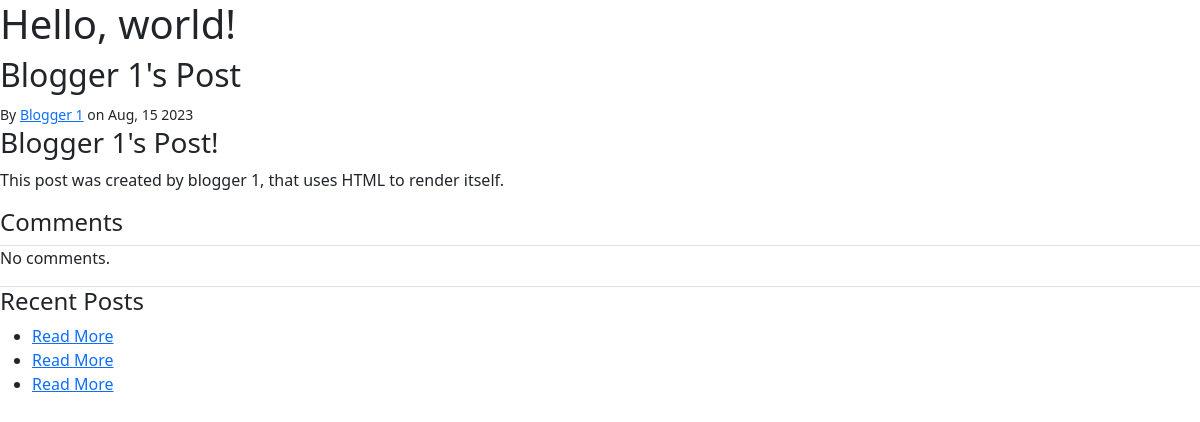
The app's page /post/blogger-1s-post/, older data.
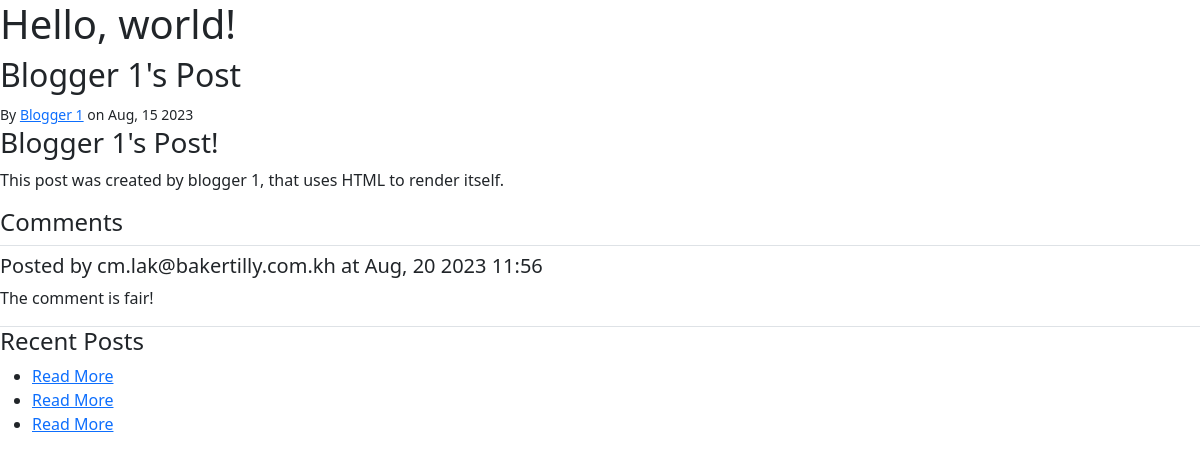
The same page, newer data.
### blog/models.py (models this page shows, shortened)
class Post(models.Model):
    author = models.ForeignKey(settings.AUTH_USER_MODEL,on_delete=models.PROTECT)
    created_at = models.DateTimeField(auto_now_add=True)
    modified_at = models.DateTimeField(auto_now=True)
    published_at = models.DateTimeField(blank=True, null=True)
    title = models.TextField(max_length=100)
    slug = models.SlugField()
    summary = models.TextField(max_length=500)
    content = models.TextField()
    tags = models.ManyToManyField(Tag, related_name="posts")
    comments = GenericRelation(Comment)

class Comment(models.Model):
	creator = models.ForeignKey(settings.AUTH_USER_MODEL,on_delete=models.CASCADE)
	content = models.TextField()
	content_type = models.ForeignKey(ContentType,on_delete=models.CASCADE)
	object_id = models.PositiveIntegerField()
	content_object = GenericForeignKey("content_type","object_id")
	created_at = models.DateTimeField(auto_now_add=True)
	modified_at = models.DateTimeField(auto_now=True)

### blog/views.py (the view)
# urls.py: path("post/<slug>/", blog.views.post_detail, name="blog-post-detail") ,
def post_detail(request, slug):
    post = get_object_or_404(Post, slug=slug)
    if request.user.is_active:
        if request.method == "POST":
            comment_form = CommentForm(request.POST)
            if comment_form.is_valid():
                comment = comment_form.save(commit=False)
                comment.content_object = post
                comment.creator = request.user
                comment.save()
                return redirect(request.path_info)
        else:
            comment_form = CommentForm()
    else:
        comment_form = None
    return render(request, "blog/post-detail.html", {"post": post,"comment_form": comment_form})

### blog/templatetags/blog_extras.py (called while the page is built)
@register.filter
def author_details(author, current_user=None):
    if not isinstance(author, user_model):
        return ""
    if author == current_user:
        return format_html("<strong>me</strong>")
    if author.first_name and author.last_name:
        name = f"{author.first_name} {author.last_name}"
    else:
        name = f"{author.username}"
    if author.email:
        prefix = format_html('<a href="mailto:{}">',author.email)
        suffix = format_html("</a>")
    else:
        prefix = ""
        suffix = ""
    return format_html('{}{}{}', prefix, name, suffix)

@register.simple_tag
def row(extra_classes=''):
    return format_html('<div class="row {}">', extra_classes)

@register.simple_tag
def endrow():
    return format_html("</div>")

@register.simple_tag
def col(extra_classes=''):
    return format_html('<div class="col {}">',extra_classes)

@register.simple_tag
def endcol():
    return format_html('</div>')

@register.inclusion_tag("blog/post-list.html")
def recent_posts(post):
    posts = Post.objects.exclude(pk=post.pk)[:5]
    return {"title": "Recent Posts", "posts": posts}

### templates/blog/post-detail.html
{% extends "base.html" %}
{% load blog_extras %}
{% block content %}
<h2>{{ post.title }}</h2>
{% row %}
    <div class="col">
        {% include "blog/post-byline.html" %}
    </div>
{% endrow %}
{% row %}
    <div class="col">
        {{ post.content|safe }}
    </div>
{% endrow %}
{% include "blog/post-comments.html" %}
{% row %}
    {% col %}
        {% recent_posts post %}
    {% endcol %}
{% endrow %}
{% endblock %}

### templates/base.html (shortened to what this page needs)
<!doctype html>
	<html lang="en">
		<head>
			<link
			href="https://cdn.jsdelivr.net/npm/bootstrap@5.0.2/dist/css/bootstrap.min.css"
            rel="stylesheet"
>
		</head>
		<body>
			<h1>Hello, world!</h1>
			{% block content %}
			{% endblock %}
		</body>
	</html>

### templates/blog/post-byline.html
{% load blog_extras %}
<small>
    By {{ post.author|author_details:request.user }} on {{post.published_at|date:"M, d Y" }}
</small>

### templates/blog/post-comments.html (shortened to what this page needs)
{% load blog_extras %}
{% load blog_extras crispy_forms_tags %}
<h4>Comments</h4>
{% for comment in post.comments.all %}
{% row "border-top pt-2" %}
    {% col %}
        <h5>Posted by {{ comment.creator }} at {{comment.created_at|date:"M, d Y h:i" }}</h5>
    {% endcol %}
{% endrow %}
{% row "border-bottom" %}
    {% col %}
        <p>{{ comment.content }}</p>
    {% endcol %}
{% endrow %}
{% empty %}
{% row "border-top border-bottom" %}
    {% col %}
        <p>No comments.</p>
    {% endcol %}
{% endrow %}
{% endfor %}

### templates/blog/post-list.html
<h4>{{ title }}</h4>
<ul>
{% for post in posts %}
    <li><a href="{% url "blog-post-detail" post.slug %}">Read More</a></li>
{% endfor %}
</ul>

Row changes from the older to the newer data that the page shows:
added Comment: creator "cm.lak@bakertilly.com.kh", created_at "Aug, 20 2023 11:56", content "The comment is fair!"
Text that changed along with them:
text no longer shown: "No comments."
